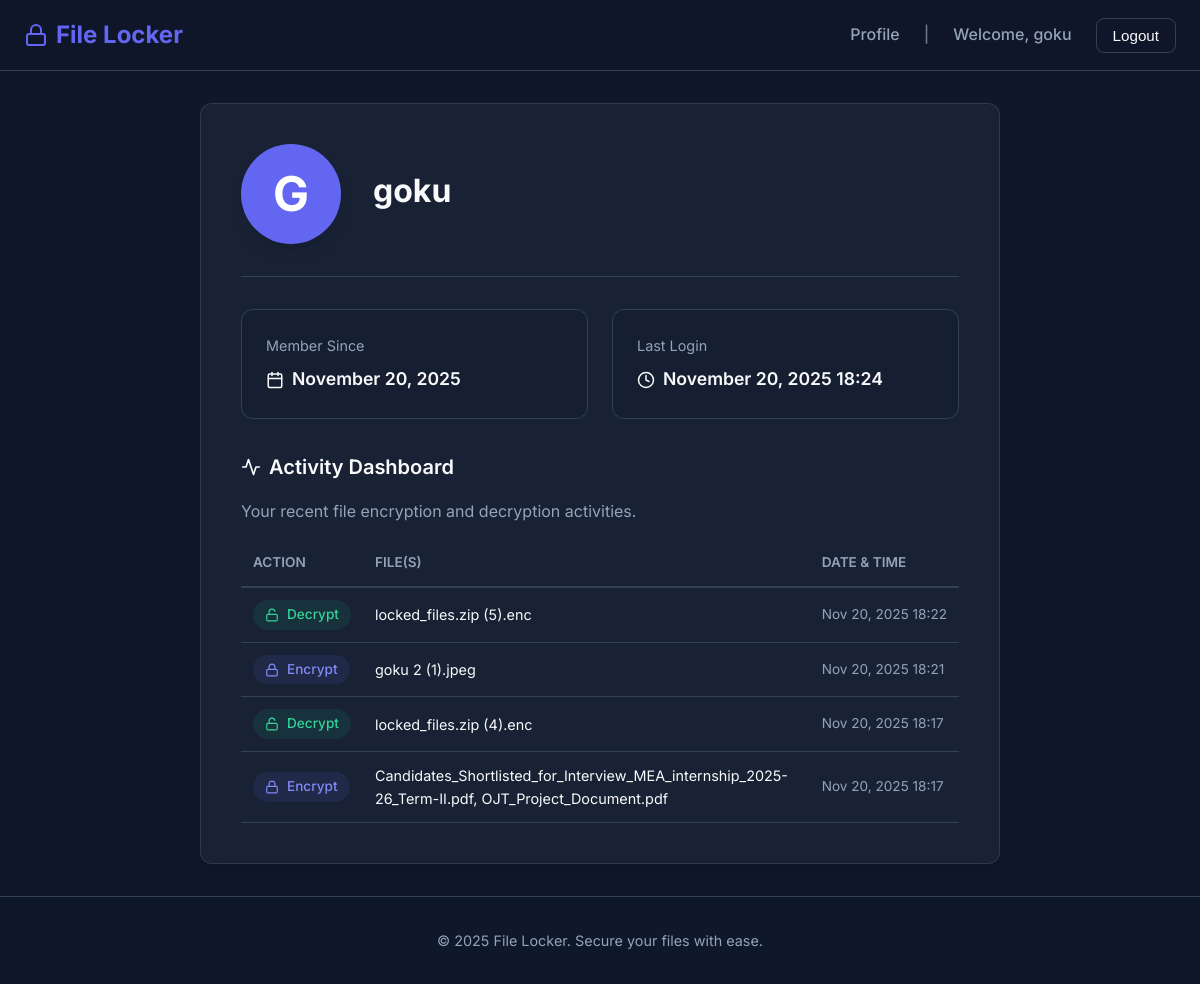
/profile/ (signed in), run on the app's committed database.
### locker_app/models.py (models this page shows, shortened)
class FileHistory(models.Model):
    ACTION_CHOICES = [
        ('encrypt', 'Encrypt'),
        ('decrypt', 'Decrypt'),
    ]
    user = models.ForeignKey(User, on_delete=models.CASCADE)
    action = models.CharField(max_length=10, choices=ACTION_CHOICES)
    filename = models.CharField(max_length=255)
    timestamp = models.DateTimeField(auto_now_add=True)
    class Meta:
        ordering = ['-timestamp']

### locker_app/views.py (the view)
# urls.py: path('profile/', views.profile, name='profile'),
@login_required
def profile(request):
    history = FileHistory.objects.filter(user=request.user)[:20]
    return render(request, 'locker_app/profile.html', {'history': history})

### locker_app/templates/locker_app/profile.html (shortened to what this page needs)
{% extends 'locker_app/base.html' %}
{% load static %}
{% block extra_css %}
<link rel="stylesheet" href="{% static 'locker_app/css/profile.css' %}">
{% endblock %}
{% block content %}
<div class="profile-container">
    <div class="glass-panel" style="padding: 2.5rem;">
        <div class="profile-header">
            <div class="profile-avatar">
                {{ user.username|first|upper }}
            </div>
            <div class="profile-info">
                <h2>{{ user.username }}</h2>
            </div>
        </div>
        <div class="stats-grid">
            <div class="stat-card">
                <span class="stat-label">Member Since</span>
                <div class="stat-value">
                    {{ user.date_joined|date:"F j, Y" }}
                </div>
            </div>
            <div class="stat-card">
                <span class="stat-label">Last Login</span>
                <div class="stat-value">
                    <svg xmlns="http://www.w3.org/2000/svg" width="18" height="18" viewBox="0 0 24 24" fill="none"
                        stroke="currentColor" stroke-width="2" stroke-linecap="round" stroke-linejoin="round">
                        <circle cx="12" cy="12" r="10"></circle>
                        <polyline points="12 6 12 12 16 14"></polyline>
                    </svg>
                    {{ user.last_login|date:"F j, Y H:i" }}
                </div>
            </div>
        </div>
        <div class="dashboard-section">
            <div class="dashboard-title">
                <svg xmlns="http://www.w3.org/2000/svg" width="20" height="20" viewBox="0 0 24 24" fill="none"
                    stroke="currentColor" stroke-width="2" stroke-linecap="round" stroke-linejoin="round">
                    <polyline points="22 12 18 12 15 21 9 3 6 12 2 12"></polyline>
                </svg>
                Activity Dashboard
            </div>
            <p style="margin-bottom: 1rem; color: var(--text-muted);">Your recent file encryption and decryption
                activities.</p>
            {% if history %}
            <div style="overflow-x: auto;">
                <table style="width: 100%; border-collapse: collapse;">
                    <thead>
                        <tr style="border-bottom: 2px solid var(--border-color);">
                            <th
                                style="text-align: left; padding: 0.75rem; color: var(--text-muted); font-weight: 600; font-size: 0.85rem;">
                                ACTION</th>
                            <th
                                style="text-align: left; padding: 0.75rem; color: var(--text-muted); font-weight: 600; font-size: 0.85rem;">
                                FILE(S)</th>
                            <th
                                style="text-align: left; padding: 0.75rem; color: var(--text-muted); font-weight: 600; font-size: 0.85rem; white-space: nowrap;">
                                DATE & TIME</th>
                        </tr>
                    </thead>
                    <tbody>
                        {% for item in history %}
                        <tr style="border-bottom: 1px solid var(--border-color);">
                            <td style="padding: 0.75rem;">
                                {% if item.action == 'encrypt' %}
                                <span
                                    style="display: inline-flex; align-items: center; gap: 0.5rem; padding: 0.25rem 0.75rem; background: rgba(99, 102, 241, 0.1); color: #818cf8; border-radius: 1rem; font-size: 0.85rem; font-weight: 500;">
                                    <svg xmlns="http://www.w3.org/2000/svg" width="14" height="14" viewBox="0 0 24 24"
                                        fill="none" stroke="currentColor" stroke-width="2" stroke-linecap="round"
                                        stroke-linejoin="round">
                                        <rect x="3" y="11" width="18" height="11" rx="2" ry="2"></rect>
                                        <path d="M7 11V7a5 5 0 0 1 10 0v4"></path>
                                    </svg>
                                    Encrypt
                                </span>
                                {% else %}
                                <span
                                    style="display: inline-flex; align-items: center; gap: 0.5rem; padding: 0.25rem 0.75rem; background: rgba(16, 185, 129, 0.1); color: #34d399; border-radius: 1rem; font-size: 0.85rem; font-weight: 500;">
                                    <svg xmlns="http://www.w3.org/2000/svg" width="14" height="14" viewBox="0 0 24 24"
                                        fill="none" stroke="currentColor" stroke-width="2" stroke-linecap="round"
                                        stroke-linejoin="round">
                                        <rect x="3" y="11" width="18" height="11" rx="2" ry="2"></rect>
                                        <path d="M7 11V7a5 5 0 0 1 9.9-1"></path>
                                    </svg>
                                    Decrypt
                                </span>
                                {% endif %}
                            </td>
                            <td style="padding: 0.75rem; color: var(--text-color); font-size: 0.9rem;">
                                {{ item.filename }}
                            </td>
                            <td
                                style="padding: 0.75rem; color: var(--text-muted); font-size: 0.85rem; white-space: nowrap;">
                                {{ item.timestamp|date:"M d, Y H:i" }}
                            </td>
                        </tr>
                        {% endfor %}
                    </tbody>
                </table>
            </div>
            {% endif %}
        </div>
    </div>
</div>
{% endblock %}

### locker_app/templates/locker_app/base.html (shortened to what this page needs)
{% load static %}
<!DOCTYPE html>
<html lang="en">
<head>
    <link rel="stylesheet" href="{% static 'locker_app/css/main.css' %}">
    {% block extra_css %}{% endblock %}
</head>
<body>
    <nav class="navbar">
        <div class="container navbar-content">
            <a href="{% url 'home' %}" class="logo">
                <svg xmlns="http://www.w3.org/2000/svg" width="24" height="24" viewBox="0 0 24 24" fill="none"
                    stroke="currentColor" stroke-width="2" stroke-linecap="round" stroke-linejoin="round">
                    <rect x="3" y="11" width="18" height="11" rx="2" ry="2"></rect>
                    <path d="M7 11V7a5 5 0 0 1 10 0v4"></path>
                </svg>
                File Locker
            </a>
            <div class="nav-links">
                {% if user.is_authenticated %}
                <a href="{% url 'profile' %}" class="nav-link">Profile</a>
                <span class="nav-link" style="opacity: 0.7;">|</span>
                <span class="nav-link">Welcome, {{ user.username }}</span>
                <form method="post" action="{% url 'logout' %}" style="display: inline;">
                    <button type="submit" class="btn btn-outline">Logout</button>
                </form>
                {% else %}
                <a href="{% url 'login' %}" class="nav-link">Login</a>
                <a href="{% url 'signup' %}" class="btn btn-primary">Sign Up</a>
                {% endif %}
            </div>
        </div>
    </nav>
    <main>
        {% block content %}
        {% endblock %}
    </main>
    <footer class="footer">
        <div class="container">
            <p>&copy; {% now "Y" %} File Locker. Secure your files with ease.</p>
        </div>
    </footer>
</body>
</html>

### locker_app/static/locker_app/css/main.css (style rules this page uses)
:root { --bg-color: #0f172a; --surface-color: #1e293b; --primary-color: #6366f1; --primary-hover: #4f46e5; --text-color: #f8fafc; --text-muted: #94a3b8; --border-color: #334155; --glass-bg: rgba(30, 41, 59, 0.7); --glass-border: rgba(255, 255, 255, 0.1); --shadow-lg: 0 10px 15px -3px rgba(0, 0, 0, 0.1), 0 4px 6px -2px rgba(0, 0, 0, 0.05); --radius: 0.75rem; }
* { margin: 0; padding: 0; box-sizing: border-box; }
body { font-family: 'Inter', sans-serif; background-color: var(--bg-color); color: var(--text-color); line-height: 1.6; min-height: 100vh; display: flex; flex-direction: column; }
.glass-panel { background: var(--glass-bg); backdrop-filter: blur(12px); -webkit-backdrop-filter: blur(12px); border: 1px solid var(--glass-border); border-radius: var(--radius); box-shadow: var(--shadow-lg); }
.container { width: 100%; max-width: 1200px; margin: 0 auto; padding: 0 1.5rem; }
.navbar { padding: 1rem 0; border-bottom: 1px solid var(--border-color); background: rgba(15, 23, 42, 0.8); backdrop-filter: blur(10px); position: sticky; top: 0; z-index: 100; }
.navbar-content { display: flex; justify-content: space-between; align-items: center; }
.logo { font-size: 1.5rem; font-weight: 700; color: var(--primary-color); text-decoration: none; display: flex; align-items: center; gap: 0.5rem; }
.nav-links { display: flex; gap: 1.5rem; align-items: center; }
.nav-link { color: var(--text-muted); text-decoration: none; font-weight: 500; transition: color 0.2s; }
.btn { display: inline-flex; align-items: center; justify-content: center; padding: 0.5rem 1rem; border-radius: 0.5rem; font-weight: 500; text-decoration: none; transition: all 0.2s; cursor: pointer; border: none; font-size: 0.95rem; }
.btn-outline { border: 1px solid var(--border-color); color: var(--text-color); background: transparent; }
.footer { margin-top: auto; padding: 2rem 0; text-align: center; color: var(--text-muted); font-size: 0.9rem; border-top: 1px solid var(--border-color); }

### locker_app/static/locker_app/css/profile.css (style rules this page uses)
.profile-container { max-width: 800px; margin: 2rem auto; }
.profile-header { display: flex; align-items: center; gap: 2rem; padding-bottom: 2rem; border-bottom: 1px solid var(--border-color); margin-bottom: 2rem; }
.profile-avatar { width: 100px; height: 100px; border-radius: 50%; background: var(--primary-color); color: white; display: flex; align-items: center; justify-content: center; font-size: 3rem; font-weight: 700; box-shadow: var(--shadow-lg); }
.profile-info h2 { font-size: 2rem; margin-bottom: 0.5rem; color: var(--text-color); }
.stats-grid { display: grid; grid-template-columns: repeat(auto-fit, minmax(200px, 1fr)); gap: 1.5rem; margin-bottom: 2rem; }
.stat-card { background: rgba(15, 23, 42, 0.3); padding: 1.5rem; border-radius: var(--radius); border: 1px solid var(--border-color); }
.stat-label { color: var(--text-muted); font-size: 0.9rem; margin-bottom: 0.5rem; display: block; }
.stat-value { font-size: 1.1rem; font-weight: 600; color: var(--text-color); display: flex; align-items: center; gap: 0.5rem; }
.dashboard-section { margin-top: 2rem; }
.dashboard-title { font-size: 1.25rem; font-weight: 600; margin-bottom: 1rem; display: flex; align-items: center; gap: 0.5rem; }

### data on the page
FileHistory: action "decrypt" (drawn), filename "locked_files.zip (5).enc", timestamp "Nov 20, 2025 18:22"
FileHistory: action "encrypt" (drawn), filename "goku 2 (1).jpeg", timestamp "Nov 20, 2025 18:21"
FileHistory: action "decrypt" (drawn), filename "locked_files.zip (4).enc", timestamp "Nov 20, 2025 18:17"
FileHistory: action "encrypt" (drawn), filename "Candidates_Shortlisted_for_Interview_MEA_internship_2025-26_Term-II.pdf, OJT_Project_Document.pdf", timestamp "Nov 20, 2025 18:17"

### other printed values
{{ user.username }} "goku"
{{ user.username|first|upper }} "G"
{{ user.date_joined|date:"F j, Y" }} "November 20, 2025"
{{ user.last_login|date:"F j, Y H:i" }} "November 20, 2025 18:24"
